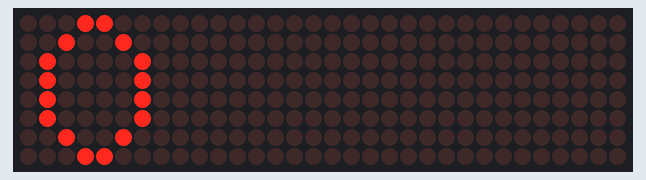
A sketch run on a simulated Arduino Uno, built with avr-gcc and run on an emulated ATmega328P. Shown: 32×8 LED matrix.

Above: at 2.1 s.
At 6.1 s:
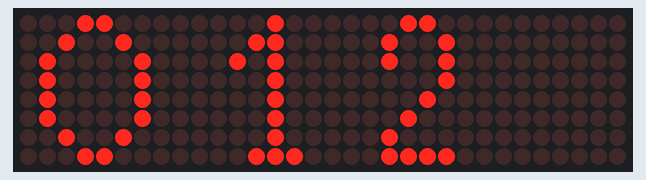
At 10.1 s:
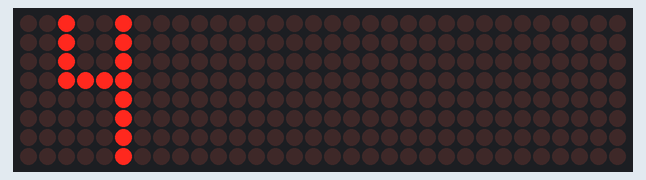
At 20.1 s:
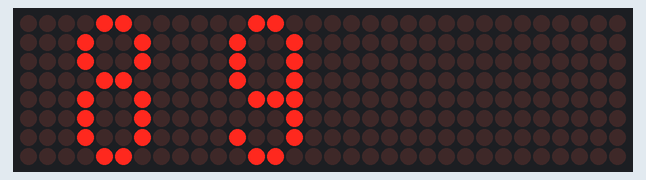
At 30.1 s:
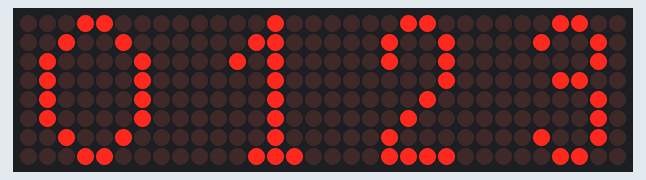
At 38.1 s:
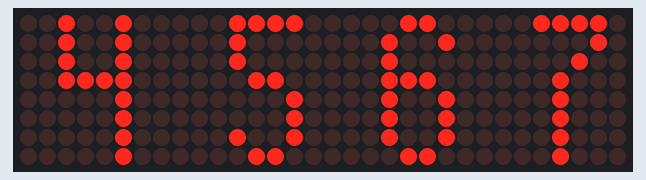

The sketch:

Max72_proba_digits.ino
```cpp
#include <SPI.h>                             // Подключаем библиотеку SPI
#include <Adafruit_GFX.h>                    // Подключаем библиотеку Adafruit_GFX
#include <Max72xxPanel.h>                    // Подключаем библиотеку Max72xxPanel
int pinCS = 9;                               // Указываем к какому выводу подключен контакт CS
int numberOfHorizontalDisplays = 1;          // Количество матриц по горизонтали
int numberOfVerticalDisplays = 4;            // Количество матриц по-вертикали
int x = 0;
int y = 0;
Max72xxPanel matrix = Max72xxPanel(pinCS, numberOfHorizontalDisplays, numberOfVerticalDisplays);

  const byte dig00[8] = {                    // Создаем массив 0
    0b00011000,                               //     ##
    0b00100100,                               //    #  #
    0b01000010,                               //   #    #
    0b01000010,                               //   #    #
    0b01000010,                               //   #    #
    0b01000010,                               //   #    #
    0b00100100,                               //    #  #
    0b00011000                                //     ##
  };

  const byte dig01[8] = {                    // Создаем массив 1
    0b00000100,                               //  .....#..
    0b00001100,                               //      ##
    0b00010100,                               //     # #
    0b00000100,                               //       #
    0b00000100,                               //       #
    0b00000100,                               //       #
    0b00000100,                               //       #
    0b00001110                                //      ###
  };

   const byte dig02[8] = {                    // Создаем массив 2
    0b00001100,                               //  ....##..
    0b00010010,                               //     #  #
    0b00010010,                               //     #  #
    0b00000010,                               //        #
    0b00000100,                               //       #
    0b00001000,                               //      #
    0b00010000,                               //     #
    0b00011110                                //     ####
  };

   const byte dig03[8] = {                    // Создаем массив 3
    0b00001100,                               //  ....##..
    0b00010010,                               //     #  #
    0b00000010,                               //        #
    0b00001100,                               //      ##
    0b00000010,                               //        #
    0b00000010,                               //        #
    0b00010010,                               //     #  #
    0b00001100                                //      ##
  };

  const byte dig04[8] = {                    // Создаем массив 1
    0b00100100,                               //  ..#..#..
    0b00100100,                               //    #  #
    0b00100100,                               //    #  #
    0b00111100,                               //    ####
    0b00000100,                               //       #
    0b00000100,                               //       #
    0b00000100,                               //       #
    0b00000100                                //       #
  };

   const byte dig05[8] = {                    // Создаем массив 3
    0b00011110,                               //  ...####.
    0b00010000,                               //     #
    0b00010000,                               //     #
    0b00001100,                               //      ##
    0b00000010,                               //        #
    0b00000010,                               //        #
    0b00010010,                               //     #  #
    0b00001100                                //      ##
  };

   const byte dig06[8] = {                    // Создаем массив 3
    0b00001100,                               //  ....##..
    0b00010010,                               //     #  #
    0b00010000,                               //     #
    0b00011100,                               //     ###
    0b00010010,                               //     #  #
    0b00010010,                               //     #  #
    0b00010010,                               //     #  #
    0b00001100                                //      ##
  };

   const byte dig07[8] = {                    // Создаем массив 2
    0b00011110,                               //  ...####.
    0b00000010,                               //        #
    0b00000100,                               //       #
    0b00001000,                               //      #
    0b00001000,                               //      #
    0b00001000,                               //      #
    0b00001000,                               //      #
    0b00001000                                //      #
  };

   const byte dig08[8] = {                    // Создаем массив 3
    0b00001100,                               //  ....##..
    0b00010010,                               //     #  #
    0b00010010,                               //     #  #
    0b00001100,                               //      ##
    0b00010010,                               //     #  #
    0b00010010,                               //     #  #
    0b00010010,                               //     #  #
    0b00001100                                //      ##
  };

   const byte dig09[8] = {                    // Создаем массив 9
    0b00001100,                               //  ....##..
    0b00010010,                               //     #  #
    0b00010010,                               //     #  #
    0b00010010,                               //     #  #
    0b00001110,                               //      ###
    0b00000010,                               //        #
    0b00010010,                               //     #  #
    0b00001100                                //      ##
  };


//  Процедура отображения цифры ( smech - указывает знакоместо, 7 - первое )
void risdig( byte matr[8], byte smech ) {
  for (int y = 0; y < 8; y++ ) {            // Передача массива
    for (int x = 0; x < 8; x++ ) {
      matrix.drawPixel(smech-x, y, matr[y] & (1 << x));
    }
  }
  matrix.write();
}


// *****************************
void setup() {
  matrix.setIntensity(5);                    // Задаем яркость от 0 до 15
  matrix.setRotation(3);                      // Направление текста 1,2,3,4
}

// ************************
void loop() {
  byte nf[8] = {B00111100, B01000010, B10100101, B10000001, B10111101, B10000001, B01000010, B00111100};
  byte sf[8] = {B00111100, B01000010, B10100101, B10000001, B10011001, B10100101, B01000010, B00111100};
  matrix.fillScreen(LOW);                       // Обнуление матрицы

  delay(2000);

  risdig(dig00, 7);
  delay(2000);

  risdig(dig01, 15);
  delay(2000);

  risdig(dig02, 23);
  delay(2000);

  risdig(dig03, 31);
  delay(2000);

  matrix.fillScreen(LOW);                       // Обнуление матрицы

  risdig(dig04, 7);
  delay(2000);

  risdig(dig05, 15);
  delay(2000);

  risdig(dig06, 23);
  delay(2000);

  risdig(dig07, 31);
  delay(2000);

  matrix.fillScreen(LOW);                       // Обнуление матрицы

  risdig(dig08, 7);
  delay(2000);

  risdig(dig09, 15);
  delay(2000);


}
// **************************************
```

Measured:
- what the display in image 0 shows lasts 2.0 s, from 2.0 s to 4.0 s
- what the display in image 3 shows lasts 4.1 s, from 20.0 s to 24.1 s
